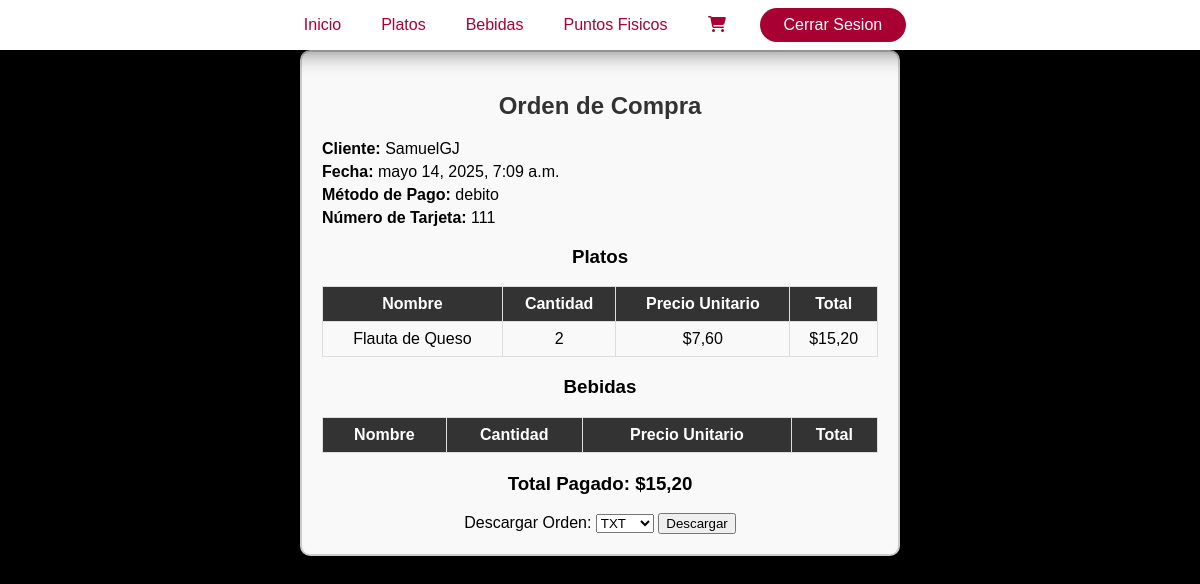
The app's page /orden/orden/15/ (signed in) with its own data.
### orden/models.py (models this page shows)
class Orden(models.Model):
    METODO_PAGO_CHOICES = [
        ('CREDITO', 'Tarjeta de Crédito'),
        ('DEBITO', 'Tarjeta de Débito'),
    ]
    usuario = models.ForeignKey(settings.AUTH_USER_MODEL, on_delete=models.CASCADE)
    monto_total = models.DecimalField(max_digits=10, decimal_places=2)
    metodo_pago = models.CharField(max_length=20, choices=METODO_PAGO_CHOICES)
    numero_tarjeta = models.CharField(max_length=16)
    fecha_creacion = models.DateTimeField(auto_now_add=True)

class OrdenPlato(models.Model):
    orden = models.ForeignKey(Orden, on_delete=models.CASCADE)
    plato = models.ForeignKey(Plato, on_delete=models.CASCADE)
    cantidad = models.PositiveIntegerField()
    @property
    def total(self):
        return self.cantidad * self.plato.precio

### usuario/models.py (models this page shows, shortened)
class Usuario(AbstractUser):
    email = models.EmailField(max_length=50, unique=True)
    numDocumento = models.CharField(max_length=10, unique=True)
    celular = models.CharField(max_length=10)
    direccion = models.CharField(max_length=100)
    USERNAME_FIELD = "email"
    REQUIRED_FIELDS = ["numDocumento", "username"]

### menu/models.py (models this page shows, shortened)
class Plato(models.Model):
    idPlato = models.CharField(max_length=30, primary_key=True)
    nombre = models.CharField(max_length=100)
    descripcion = models.TextField()
    precio = models.FloatField()
    categoria = models.CharField(max_length=20, choices=[('Combo', 'Combo'), ('Plato Fuerte', 'Plato Fuerte')])
    imagen = models.ImageField(upload_to='menu/images/')

### orden/views.py (the view)
# urls.py: path('orden/<int:orden_id>/', DetalleOrdenView.as_view(), name='detalle_orden'),
class DetalleOrdenView(View):
    @method_decorator(login_required)
    def get(self, request, orden_id, *args, **kwargs):
        print(f"Mostrando orden con ID: {orden_id}")
        try:
            orden = Orden.objects.get(id=orden_id, usuario=request.user)
        except Orden.DoesNotExist:
            print("Error: Orden no encontrada")
            return redirect('ver_carrito')
        return render(request, 'orden.html', {'orden': orden})

### usuario/context_processors.py (called while the page is built)
def base_template(request):
    if request.user.is_authenticated:
        return {'base_template': 'base_loged.html'}
    return {'base_template': 'base.html'}

### orden/templates/orden.html (shortened to what this page needs)
{% extends 'base_loged.html' %}
{% load static %}
{% load tz %}
{% load humanize %}
{% load i18n %}
{% block content %}
<head>
</head>
<body>
    <div class="orden-container">
        <h2>{% trans "Orden de Compra" %}</h2>
        <div class="orden-info">
            <p><strong>{% trans "Cliente:" %}</strong> {{ orden.usuario.username }}</p>
            <p><strong>{% trans "Fecha:" %}</strong> {% localtime on %}{{ orden.fecha_creacion|date:"F j, Y, g:i a" }}{% endlocaltime %}</p>
            <p><strong>{% trans "Método de Pago:" %}</strong> {{ orden.get_metodo_pago_display }}</p>
            <p><strong>{% trans "Número de Tarjeta:" %}</strong> {{ orden.numero_tarjeta }}</p>
        </div>
        <h3>{% trans "Platos" %}</h3>
        <table>
            <tr>
                <th>{% trans "Nombre" %}</th>
                <th>{% trans "Cantidad" %}</th>
                <th>{% trans "Precio Unitario" %}</th>
                <th>{% trans "Total" %}</th>
            </tr>
            {% for item in orden.ordenplato_set.all %}
            <tr>
                <td>{{ item.plato.nombre }}</td>
                <td>{{ item.cantidad }}</td>
                <td>${{ item.plato.precio|floatformat:2 }}</td>
                <td>${{ item.total|floatformat:2 }}</td>
            </tr>
            {% endfor %}
        </table>
        <h3>{% trans "Bebidas" %}</h3>
        <table>
            <tr>
                <th>{% trans "Nombre" %}</th>
                <th>{% trans "Cantidad" %}</th>
                <th>{% trans "Precio Unitario" %}</th>
                <th>{% trans "Total" %}</th>
            </tr>
        </table>
        <h3 class="total">{% trans "Total Pagado:" %} ${{ orden.monto_total }}</h3>
        <form action="{% url 'descargar_orden' orden.id %}" method="get">
            <label>{% trans "Descargar Orden:" %}</label>
            <select name="formato" id="formato">
                <option value="txt">{% trans "TXT" %}</option>
            </select>
            <button type="submit">{% trans "Descargar" %}</button>
        </form>
    </div>
</body>
{% endblock %}

### taco_factory/static/base/styles.css (style rules this page uses)
body { margin: 0; font-family: sans-serif; box-sizing: border-box; background-color: #000; color: #fff; }
div, header, nav, ul, li, a, p, h1, h2, img { box-sizing: border-box; }

### orden/templates/orden.html (style rules this page uses)
body { color: black; }
.orden-container { max-width: 600px; margin: auto; padding: 20px; border: 2px solid #ccc; border-radius: 10px; background-color: #f9f9f9; text-align: center; }
h2 { color: #333; }
.orden-info { text-align: left; margin-top: 10px; }
.orden-info p { margin: 5px 0; }
table { width: 100%; border-collapse: collapse; margin-top: 15px; }
th, td { border: 1px solid #ddd; padding: 8px; text-align: center; color: black; }
th { background-color: #333; color: white; }
.total { font-weight: bold; margin-top: 20px; }

### records on screen
Orden: usuario.username "SamuelGJ", fecha_creacion "mayo 14, 2025, 7:09 a.m.", metodo_pago "debito", numero_tarjeta "111", monto_total "15,20"
OrdenPlato: plato.nombre "Flauta de Queso", cantidad "2", plato.precio "7,60", total "15,20"
